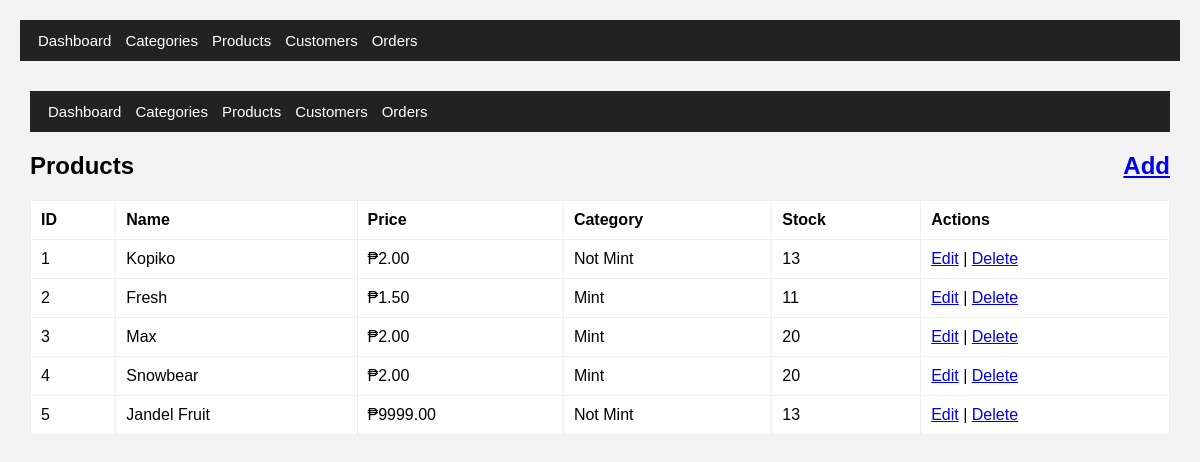
/products.php, run on the app's committed database.
### tables this page shows
CREATE TABLE `products` (
  `id` int(11) NOT NULL,
  `name` varchar(100) NOT NULL,
  `price` decimal(10,2) NOT NULL,
  `description` text DEFAULT NULL,
  `category_id` int(11) DEFAULT NULL,
  `image` varchar(255) DEFAULT NULL,
  `stock` int(11) DEFAULT 20
);

CREATE TABLE `categories` (
  `id` int(11) NOT NULL,
  `name` varchar(100) NOT NULL
);

### products.php (the view, shortened to what this page needs)
<?php
include "../database.php";
include "nav.php";
$sql = "SELECT products.*, categories.name AS cat_name
        FROM products
        LEFT JOIN categories ON products.category_id = categories.id";
$res = $connection->query($sql);
?>
<!DOCTYPE html>
<html>
<head>
    <link rel="stylesheet" href="../style.css">
</head>
<body>
<div class="container">
    <?php include "nav.php"; ?>
    <h2>Products
        <a style="float:right" href="product_add.php">Add</a>
    </h2>
    <table>
        <tr>
            <th>ID</th>
            <th>Name</th>
            <th>Price</th>
            <th>Category</th>
            <th>Stock</th>
            <th>Actions</th>
        </tr>
        <?php while ($r = $res->fetch_assoc()): ?>
        <tr>
            <td><?= $r['id'] ?></td>
            <td><?= htmlspecialchars($r['name']) ?></td>
            <td>₱<?= $r['price'] ?></td>
            <td><?= htmlspecialchars($r['cat_name']) ?></td>
            <td><?= $r['stock'] ?></td>
            <td>
                <a href="product_edit.php?id=<?= $r['id'] ?>">Edit</a> |
                <a href="product_delete.php?id=<?= $r['id'] ?>" onclick="return confirm('Delete?')">Delete</a>
            </td>
        </tr>
        <?php endwhile; ?>
    </table>
</div>
</body>
</html>

### style.css (style rules this page uses)
body { font-family: Arial, sans-serif; background: #f3f3f3; padding: 20px; margin: 0; }
.container { max-width: 1200px; margin: 20px auto; padding: 10px; }
table { width: 100%; border-collapse: collapse; background: white; }
table th, table td { padding: 10px; border: 1px solid #eee; text-align: left; }

### data on the page
products: id "1", name "Kopiko", price "2.00", category.name "Not Mint", stock "13"
products: id "2", name "Fresh", price "1.50", category.name "Mint", stock "11"
products: id "3", name "Max", price "2.00", category.name "Mint", stock "20"
products: id "4", name "Snowbear", price "2.00", category.name "Mint", stock "20"
products: id "5", name "Jandel Fruit", price "9999.00", category.name "Not Mint", stock "13"
